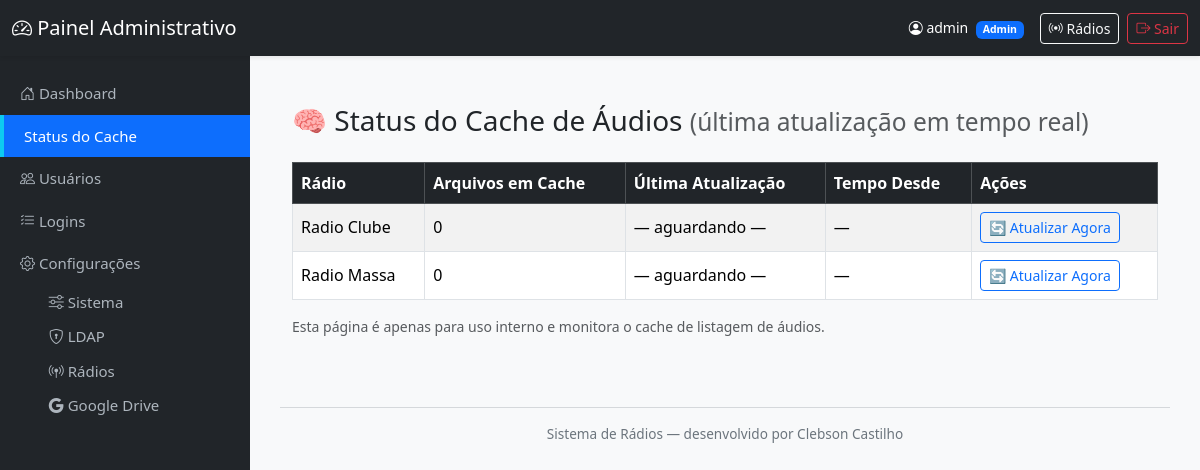
Before: /admin/status-cache (signed in) with the older database file.
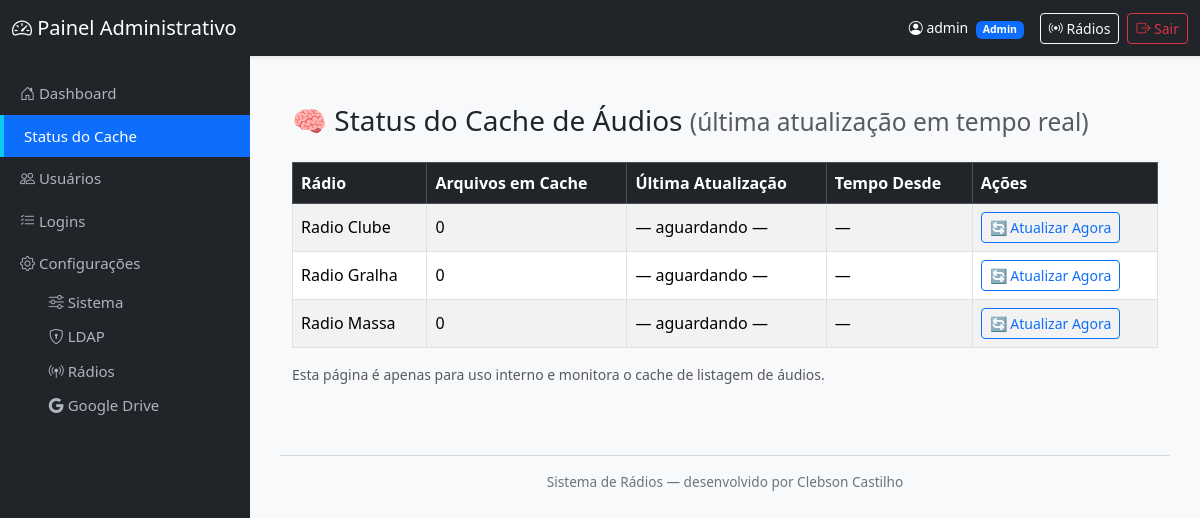
After: the same page with the newer database file.
### tables this page shows
CREATE TABLE tb_radios (
  id_radio INTEGER PRIMARY KEY AUTOINCREMENT,
  chave TEXT NOT NULL UNIQUE,
  nome TEXT NOT NULL,
  pasta_base TEXT NOT NULL,
  extensao TEXT NOT NULL DEFAULT '.mp3',
  parse_nome TEXT,
  ativa INTEGER NOT NULL DEFAULT 1,
  created_at TEXT DEFAULT (datetime('now')),
  updated_at TEXT DEFAULT (datetime('now'))
, tipo_pasta TEXT DEFAULT 'local', drive_folder_id TEXT, drive_folder_name TEXT);

### mod_admin/routes.py (the view)
@bp_admin.route("/admin/status-cache")
@admin_required
def status_cache():
    from datetime import datetime
    from mod_radio.audio_cache import CACHE_AUDIOS, CACHE_TIMESTAMP, carregar_cache
    carregar_cache()  # 🔄 recarrega dados salvos do disco
    radios_cfg = carregar_radios_config()
    agora = datetime.now()
    status = []
    for radio_key, cfg in radios_cfg.items():
        qtd = len(CACHE_AUDIOS.get(radio_key, []))
        ultima = CACHE_TIMESTAMP.get(radio_key)
        minutos_desde = "—"
        if ultima and isinstance(ultima, str):
            try:
                ultima_dt = datetime.strptime(ultima, "%Y-%m-%d %H:%M:%S")
                minutos_desde = int((agora - ultima_dt).total_seconds() // 60)
            except Exception:
                pass
        status.append({
            "radio": radio_key,
            "nome": cfg.get("nome", "—"),
            "arquivos": qtd,
            "ultima_atualizacao": ultima or "— aguardando —",
            "minutos_desde": f"{minutos_desde} min" if isinstance(minutos_desde, int) else minutos_desde,
        })
    return render_template("status_cache.html", status=status, intervalo="Manual / Local")

### mod_auth/utils.py (called while the page is built)
def admin_required(f):
    @wraps(f)
    def decorated_function(*args, **kwargs):
        user = session.get('user')
        if not user:
            flash("⚠️ Faça login para continuar.", "warning")
            return redirect(url_for('auth.login', next=request.url))
        if user.get('tipo') != 'admin':
            template = current_app.jinja_env.get_or_select_template("error_403.html")
            return template.render(user=user), 403
        return f(*args, **kwargs)
    return decorated_function

### mod_config/models.py (called while the page is built)
def _conn():
    conn = sqlite3.connect(DB_PATH)
    conn.row_factory = sqlite3.Row
    return conn

def carregar_radios_config() -> Dict[str, Dict]:
    cfg = {}
    sistema = platform.system().lower()
    if sistema == "windows":
        base_dir = "C:/SCC/RadioAppOpec/uploads"
    else:
        base_dir = "/mnt"
    print(f"🧩 Sistema detectado: {sistema}")
    for r in ConfigRadio.get_ativas():
        if r.get("tipo_pasta") == "drive":
            pasta = f"[Google Drive] {r.get('drive_folder_name') or 'Sem pasta vinculada'}"
        else:
            pasta = r.get("pasta_base") or os.path.join(base_dir, f"{r['chave']}_fm")
        pasta = os.path.normpath(pasta)
        cfg[r["chave"]] = {
            "nome": r["nome"],
            "pasta_base": pasta,
            "extensao": r.get("extensao") or ".mp3",
            "parse_nome": r.get("parse_nome"),
        }
        print(f"📂 {r['nome']} → {pasta}")
    return cfg

    @staticmethod
    def get_ativas() -> List[Dict]:
        with _conn() as c:
            cur = c.execute("SELECT * FROM tb_radios WHERE ativa=1 ORDER BY nome")
            return [dict(r) for r in cur.fetchall()]

### mod_radio/audio_cache.py (called while the page is built)
def carregar_cache():
    global CACHE_AUDIOS, CACHE_TIMESTAMP
    if os.path.exists(CACHE_PATH):
        try:
            with open(CACHE_PATH, "r", encoding="utf-8") as f:
                data = json.load(f)
                CACHE_AUDIOS = data.get("audios", {})
                CACHE_TIMESTAMP = data.get("timestamp", {})
            print(f"📦 Cache local carregado: {len(CACHE_AUDIOS)} rádios.")
        except Exception as e:
            print("⚠️ Erro ao carregar cache local:", e)
    else:
        print("ℹ️ Nenhum cache local encontrado.")

### mod_admin/templates/status_cache.html (shortened to what this page needs)
{% extends "admin_base.html" %}
{% block content %}
<div class="container py-4">
  <h3 class="mb-4">
    🧠 Status do Cache de Áudios
    <small class="text-muted">(última atualização em tempo real)</small>
  </h3>
  {% if status %}
  <table class="table table-striped table-bordered align-middle">
    <thead class="table-dark">
      <tr>
        <th>Rádio</th>
        <th>Arquivos em Cache</th>
        <th>Última Atualização</th>
        <th>Tempo Desde</th>
        <th>Ações</th>
      </tr>
    </thead>
    <tbody>
      {% for item in status %}
      <tr>
        <td>{{ item.nome }}</td>
        <td>{{ item.arquivos }}</td>
        <td>{{ item.ultima_atualizacao or "— aguardando primeira atualização —" }}</td>
        <td>{{ item.minutos_desde }}</td>
        <td>
          <a href="{{ url_for('radio.atualizar_cache_manual', radio_key=item.radio) }}"
             class="btn btn-sm btn-outline-primary">
            🔄 Atualizar Agora
          </a>
        </td>
      </tr>
      {% endfor %}
    </tbody>
  </table>
  {% else %}
  <div class="alert alert-warning">
    ⚠️ Nenhum dado de cache disponível ainda. Aguarde alguns minutos para a primeira atualização automática.
  </div>
  {% endif %}
  <p class="text-muted small mt-3">
    Esta página é apenas para uso interno e monitora o cache de listagem de áudios.
  </p>
</div>
{% endblock %}

### templates/admin_base.html (shortened to what this page needs)
<!DOCTYPE html>
<html lang="pt-BR">
<head>
  <link href="https://cdn.jsdelivr.net/npm/bootstrap@5.3.3/dist/css/bootstrap.min.css" rel="stylesheet">
  <link href="https://cdn.jsdelivr.net/npm/bootstrap-icons@1.11.3/font/bootstrap-icons.css" rel="stylesheet">
</head>
<body class="bg-light">
  <nav class="navbar navbar-dark bg-dark fixed-top shadow-sm">
    <div class="container-fluid d-flex justify-content-between align-items-center">
      <span class="navbar-brand mb-0 h5">
        <i class="bi bi-speedometer2"></i> Painel Administrativo
      </span>
      <div class="d-flex align-items-center">
        <span class="text-white small me-3">
          <i class="bi bi-person-circle"></i>
          {% if session.user %}
          {{ session.user.usuario }}
          <span class="badge bg-{% if session.user.tipo == 'admin' %}primary{% else %}secondary{% endif %} ms-1">
            {{ session.user.tipo|capitalize }}
          </span>
          {% endif %}
        </span>
        <a href="{{ url_for('radio.select_radio') }}" class="btn btn-outline-light btn-sm me-2">
          <i class="bi bi-broadcast"></i> Rádios
        </a>
        <a href="{{ url_for('auth.logout') }}" class="btn btn-outline-danger btn-sm">
          <i class="bi bi-box-arrow-right"></i> Sair
        </a>
      </div>
    </div>
  </nav>
  <div class="sidebar bg-dark" id="sidebar">
    <a href="{{ url_for('admin.dashboard') }}" class="{% if request.endpoint == 'admin.dashboard' %}active{% endif %}">
      <i class="bi bi-house-door"></i> Dashboard
    </a>
    <a href="{{ url_for('admin.status_cache') }}"
      class="{% if request.endpoint == 'admin.status_cache' %}active{% endif %}">
       Status do Cache
    </a>
    <a href="{{ url_for('admin.usuarios') }}" class="{% if request.endpoint == 'admin.usuarios' %}active{% endif %}">
      <i class="bi bi-people"></i> Usuários
    </a>
    <a href="{{ url_for('admin.logins') }}" class="{% if request.endpoint == 'admin.logins' %}active{% endif %}">
      <i class="bi bi-list-check"></i> Logins
    </a>
    <a href="{{ url_for('bp_config.dashboard') }}"
      class="{% if 'bp_config' in request.endpoint %}active{% endif %}">
      <i class="bi bi-gear"></i> Configurações
    </a>
    <div class="submenu">
      <a href="{{ url_for('bp_config.config_sistema') }}"
        class="{% if request.endpoint == 'bp_config.config_sistema' %}active{% endif %}">
        <i class="bi bi-sliders"></i> Sistema
      </a>
      <a href="{{ url_for('bp_config.config_ldap') }}"
        class="{% if request.endpoint == 'bp_config.config_ldap' %}active{% endif %}">
        <i class="bi bi-shield-lock"></i> LDAP
      </a>
      <a href="{{ url_for('bp_config.radios') }}"
        class="{% if request.endpoint == 'bp_config.radios' %}active{% endif %}">
        <i class="bi bi-broadcast-pin"></i> Rádios
      </a>
      <a href="{{ url_for('bp_config.config_google_drive') }}"
        class="{% if request.endpoint == 'bp_config.config_google_drive' %}active{% endif %}">
        <i class="bi bi-google"></i> Google Drive
      </a>
    </div>
  </div>
  <div class="content">
    {% block content %}{% endblock %}
    <footer>
      <hr>
      Sistema de Rádios — desenvolvido por Clebson Castilho
    </footer>
  </div>
</body>
</html>

### templates/admin_base.html (style rules this page uses)
body { background-color: #f8f9fa; overflow-x: hidden; }
.navbar { height: 56px; }
.sidebar { width: 250px; height: 100vh; background-color: #212529; position: fixed; top: 56px; left: 0; padding-top: 1rem; overflow-y: auto; transition: left 0.3s ease-in-out; }
.sidebar a { color: #adb5bd; text-decoration: none; display: block; padding: 10px 20px; font-size: 15px; }
.sidebar a:hover, .sidebar a.active { background-color: #0d6efd; color: white; border-left: 4px solid #0dcaf0; }
.content { margin-left: 250px; padding: 80px 30px 30px; transition: margin-left 0.3s ease; }
.submenu { padding-left: 1.8rem; font-size: 14px; }
.submenu a { padding: 6px 20px; }
footer { text-align: center; font-size: 0.85rem; color: #6c757d; margin-top: 30px; }

Changed rows visible on the page:
added tb_radios: nome "Radio Gralha", arquivos "0", ultima_atualizacao "— aguardando —", minutos_desde "—"
